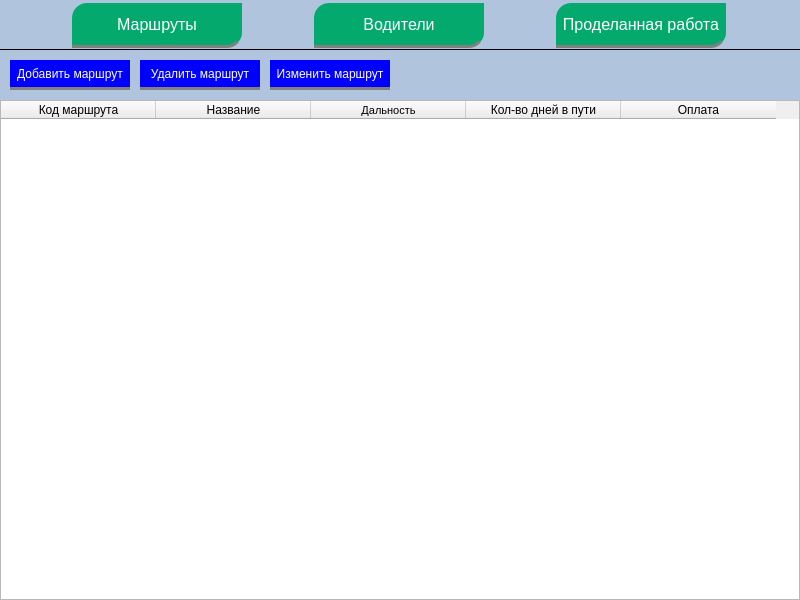
<?xml version="1.0" encoding="UTF-8"?>
<ui version="4.0">
 <class>MainWindow</class>
 <widget class="QMainWindow" name="MainWindow">
  <property name="geometry">
   <rect>
    <x>0</x>
    <y>0</y>
    <width>800</width>
    <height>600</height>
   </rect>
  </property>
  <property name="minimumSize">
   <size>
    <width>800</width>
    <height>600</height>
   </size>
  </property>
  <property name="maximumSize">
   <size>
    <width>800</width>
    <height>600</height>
   </size>
  </property>
  <property name="windowTitle">
   <string>MainWindow</string>
  </property>
  <widget class="QWidget" name="centralwidget">
   <widget class="QStackedWidget" name="windows">
    <property name="geometry">
     <rect>
      <x>0</x>
      <y>50</y>
      <width>800</width>
      <height>550</height>
     </rect>
    </property>
    <property name="currentIndex">
     <number>0</number>
    </property>
    <widget class="QWidget" name="page_routs">
     <widget class="QWidget" name="routs_btns" native="true">
      <property name="geometry">
       <rect>
        <x>0</x>
        <y>0</y>
        <width>800</width>
        <height>50</height>
       </rect>
      </property>
      <property name="styleSheet">
       <string notr="true">background-color: #B0C4DE;</string>
      </property>
      <widget class="QPushButton" name="btn_addRout">
       <property name="geometry">
        <rect>
         <x>10</x>
         <y>10</y>
         <width>120</width>
         <height>30</height>
        </rect>
       </property>
       <property name="cursor">
        <cursorShape>PointingHandCursor</cursorShape>
       </property>
       <property name="styleSheet">
        <string notr="true">QPushButton {
  	background-color: #0000FF;
  	border: none;
	border-bottom: 3px solid grey;
  	color: white;
 	padding: 3px 3px;
}
QPushButton:hover {
	border-bottom: 3px solid black;
	background-color: #0000CD;
}</string>
       </property>
       <property name="text">
        <string>Добавить маршрут</string>
       </property>
      </widget>
      <widget class="QPushButton" name="btn_deleteRout">
       <property name="geometry">
        <rect>
         <x>140</x>
         <y>10</y>
         <width>120</width>
         <height>30</height>
        </rect>
       </property>
       <property name="cursor">
        <cursorShape>PointingHandCursor</cursorShape>
       </property>
       <property name="styleSheet">
        <string notr="true">QPushButton {
  	background-color: #0000FF;
  	border: none;
	border-bottom: 3px solid grey;
  	color: white;
 	padding: 3px 3px;
}
QPushButton:hover {
	border-bottom: 3px solid black;
	background-color: #0000CD;
}</string>
       </property>
       <property name="text">
        <string>Удалить маршрут</string>
       </property>
      </widget>
      <widget class="QPushButton" name="btn_editRout">
       <property name="geometry">
        <rect>
         <x>270</x>
         <y>10</y>
         <width>120</width>
         <height>30</height>
        </rect>
       </property>
       <property name="cursor">
        <cursorShape>PointingHandCursor</cursorShape>
       </property>
       <property name="styleSheet">
        <string notr="true">QPushButton {
  	background-color: #0000FF;
  	border: none;
	border-bottom: 3px solid grey;
  	color: white;
 	padding: 3px 3px;
}
QPushButton:hover {
	border-bottom: 3px solid black;
	background-color: #0000CD;
}</string>
       </property>
       <property name="text">
        <string>Изменить маршрут</string>
       </property>
      </widget>
     </widget>
     <widget class="QTableWidget" name="tableRouts">
      <property name="geometry">
       <rect>
        <x>0</x>
        <y>50</y>
        <width>800</width>
        <height>500</height>
       </rect>
      </property>
      <property name="autoFillBackground">
       <bool>false</bool>
      </property>
      <property name="styleSheet">
       <string notr="true"/>
      </property>
      <property name="editTriggers">
       <set>QAbstractItemView::NoEditTriggers</set>
      </property>
      <property name="tabKeyNavigation">
       <bool>false</bool>
      </property>
      <property name="cornerButtonEnabled">
       <bool>false</bool>
      </property>
      <property name="rowCount">
       <number>0</number>
      </property>
      <attribute name="horizontalHeaderDefaultSectionSize">
       <number>155</number>
      </attribute>
      <attribute name="horizontalHeaderMinimumSectionSize">
       <number>155</number>
      </attribute>
      <attribute name="verticalHeaderDefaultSectionSize">
       <number>20</number>
      </attribute>
      <attribute name="verticalHeaderHighlightSections">
       <bool>true</bool>
      </attribute>
      <attribute name="verticalHeaderMinimumSectionSize">
       <number>20</number>
      </attribute>
      <column>
       <property name="text">
        <string>Код маршрута</string>
       </property>
      </column>
      <column>
       <property name="text">
        <string>Название</string>
       </property>
      </column>
      <column>
       <property name="text">
        <string>Дальность</string>
       </property>
       <property name="font">
        <font>
         <pointsize>8</pointsize>
         <kerning>false</kerning>
        </font>
       </property>
      </column>
      <column>
       <property name="text">
        <string>Кол-во дней в пути</string>
       </property>
      </column>
      <column>
       <property name="text">
        <string>Оплата</string>
       </property>
      </column>
     </widget>
    </widget>
    <widget class="QWidget" name="page_drivers">
     <widget class="QWidget" name="drivers_btns" native="true">
      <property name="geometry">
       <rect>
        <x>0</x>
        <y>0</y>
        <width>800</width>
        <height>50</height>
       </rect>
      </property>
      <property name="styleSheet">
       <string notr="true">background-color: #B0C4DE;</string>
      </property>
      <widget class="QPushButton" name="btn_addDriver">
       <property name="geometry">
        <rect>
         <x>10</x>
         <y>10</y>
         <width>120</width>
         <height>30</height>
        </rect>
       </property>
       <property name="cursor">
        <cursorShape>PointingHandCursor</cursorShape>
       </property>
       <property name="styleSheet">
        <string notr="true">QPushButton {
  	background-color: #0000FF;
  	border: none;
	border-bottom: 3px solid grey;
  	color: white;
 	padding: 3px 3px;
}
QPushButton:hover {
	border-bottom: 3px solid black;
	background-color: #0000CD;
}</string>
       </property>
       <property name="text">
        <string>Добавить водителя</string>
       </property>
      </widget>
      <widget class="QPushButton" name="btn_deleteDriver">
       <property name="geometry">
        <rect>
         <x>140</x>
         <y>10</y>
         <width>120</width>
         <height>30</height>
        </rect>
       </property>
       <property name="cursor">
        <cursorShape>PointingHandCursor</cursorShape>
       </property>
       <property name="styleSheet">
        <string notr="true">QPushButton {
  	background-color: #0000FF;
  	border: none;
	border-bottom: 3px solid grey;
  	color: white;
 	padding: 3px 3px;
}
QPushButton:hover {
	border-bottom: 3px solid black;
	background-color: #0000CD;
}</string>
       </property>
       <property name="text">
        <string>Удалить водителя</string>
       </property>
      </widget>
      <widget class="QPushButton" name="btn_editDriver">
       <property name="geometry">
        <rect>
         <x>270</x>
         <y>10</y>
         <width>120</width>
         <height>30</height>
        </rect>
       </property>
       <property name="cursor">
        <cursorShape>PointingHandCursor</cursorShape>
       </property>
       <property name="styleSheet">
        <string notr="true">QPushButton {
  	background-color: #0000FF;
  	border: none;
	border-bottom: 3px solid grey;
  	color: white;
 	padding: 3px 3px;
}
QPushButton:hover {
	border-bottom: 3px solid black;
	background-color: #0000CD;
}</string>
       </property>
       <property name="text">
        <string>Изменить данные</string>
       </property>
      </widget>
     </widget>
     <widget class="QTableWidget" name="tableDrivers">
      <property name="geometry">
       <rect>
        <x>0</x>
        <y>50</y>
        <width>800</width>
        <height>500</height>
       </rect>
      </property>
      <property name="autoFillBackground">
       <bool>false</bool>
      </property>
      <property name="styleSheet">
       <string notr="true"/>
      </property>
      <property name="editTriggers">
       <set>QAbstractItemView::NoEditTriggers</set>
      </property>
      <property name="tabKeyNavigation">
       <bool>false</bool>
      </property>
      <property name="cornerButtonEnabled">
       <bool>false</bool>
      </property>
      <property name="rowCount">
       <number>0</number>
      </property>
      <attribute name="horizontalHeaderDefaultSectionSize">
       <number>155</number>
      </attribute>
      <attribute name="horizontalHeaderMinimumSectionSize">
       <number>155</number>
      </attribute>
      <attribute name="verticalHeaderDefaultSectionSize">
       <number>20</number>
      </attribute>
      <attribute name="verticalHeaderHighlightSections">
       <bool>true</bool>
      </attribute>
      <attribute name="verticalHeaderMinimumSectionSize">
       <number>20</number>
      </attribute>
      <column>
       <property name="text">
        <string>Код водителя</string>
       </property>
      </column>
      <column>
       <property name="text">
        <string>Фамилия</string>
       </property>
      </column>
      <column>
       <property name="text">
        <string>Имя</string>
       </property>
       <property name="font">
        <font>
         <pointsize>8</pointsize>
         <kerning>false</kerning>
        </font>
       </property>
      </column>
      <column>
       <property name="text">
        <string>Отчество</string>
       </property>
      </column>
      <column>
       <property name="text">
        <string>Стаж</string>
       </property>
      </column>
     </widget>
    </widget>
    <widget class="QWidget" name="page_workDone">
     <widget class="QWidget" name="workDone_btns" native="true">
      <property name="geometry">
       <rect>
        <x>0</x>
        <y>0</y>
        <width>800</width>
        <height>50</height>
       </rect>
      </property>
      <property name="styleSheet">
       <string notr="true">background-color: #B0C4DE;</string>
      </property>
      <widget class="QPushButton" name="btn_addWorkDone">
       <property name="geometry">
        <rect>
         <x>10</x>
         <y>10</y>
         <width>120</width>
         <height>30</height>
        </rect>
       </property>
       <property name="cursor">
        <cursorShape>PointingHandCursor</cursorShape>
       </property>
       <property name="styleSheet">
        <string notr="true">QPushButton {
  	background-color: #0000FF;
  	border: none;
	border-bottom: 3px solid grey;
  	color: white;
 	padding: 3px 3px;
}
QPushButton:hover {
	border-bottom: 3px solid black;
	background-color: #0000CD;
}</string>
       </property>
       <property name="text">
        <string>Добавить</string>
       </property>
      </widget>
      <widget class="QPushButton" name="btn_deleteWorkDone">
       <property name="geometry">
        <rect>
         <x>140</x>
         <y>10</y>
         <width>120</width>
         <height>30</height>
        </rect>
       </property>
       <property name="cursor">
        <cursorShape>PointingHandCursor</cursorShape>
       </property>
       <property name="styleSheet">
        <string notr="true">QPushButton {
  	background-color: #0000FF;
  	border: none;
	border-bottom: 3px solid grey;
  	color: white;
 	padding: 3px 3px;
}
QPushButton:hover {
	border-bottom: 3px solid black;
	background-color: #0000CD;
}</string>
       </property>
       <property name="text">
        <string>Удалить</string>
       </property>
      </widget>
      <widget class="QPushButton" name="btn_editWorkDone">
       <property name="geometry">
        <rect>
         <x>270</x>
         <y>10</y>
         <width>120</width>
         <height>30</height>
        </rect>
       </property>
       <property name="cursor">
        <cursorShape>PointingHandCursor</cursorShape>
       </property>
       <property name="styleSheet">
        <string notr="true">QPushButton {
  	background-color: #0000FF;
  	border: none;
	border-bottom: 3px solid grey;
  	color: white;
 	padding: 3px 3px;
}
QPushButton:hover {
	border-bottom: 3px solid black;
	background-color: #0000CD;
}</string>
       </property>
       <property name="text">
        <string>Изменить данные</string>
       </property>
      </widget>
     </widget>
     <widget class="QTableWidget" name="tableWorkDone">
      <property name="geometry">
       <rect>
        <x>0</x>
        <y>50</y>
        <width>800</width>
        <height>500</height>
       </rect>
      </property>
      <property name="editTriggers">
       <set>QAbstractItemView::NoEditTriggers</set>
      </property>
      <property name="tabKeyNavigation">
       <bool>false</bool>
      </property>
      <property name="cornerButtonEnabled">
       <bool>false</bool>
      </property>
      <property name="rowCount">
       <number>0</number>
      </property>
      <attribute name="horizontalHeaderDefaultSectionSize">
       <number>155</number>
      </attribute>
      <attribute name="horizontalHeaderMinimumSectionSize">
       <number>155</number>
      </attribute>
      <attribute name="verticalHeaderDefaultSectionSize">
       <number>20</number>
      </attribute>
      <attribute name="verticalHeaderHighlightSections">
       <bool>true</bool>
      </attribute>
      <attribute name="verticalHeaderMinimumSectionSize">
       <number>20</number>
      </attribute>
      <column>
       <property name="text">
        <string>Код маршрута</string>
       </property>
      </column>
      <column>
       <property name="text">
        <string>Код водителя</string>
       </property>
      </column>
      <column>
       <property name="text">
        <string>Дата отправки</string>
       </property>
      </column>
      <column>
       <property name="text">
        <string>Дата возвращения</string>
       </property>
       <property name="font">
        <font>
         <pointsize>8</pointsize>
         <kerning>false</kerning>
        </font>
       </property>
      </column>
      <column>
       <property name="text">
        <string>Премия</string>
       </property>
      </column>
     </widget>
    </widget>
   </widget>
   <widget class="QWidget" name="menu" native="true">
    <property name="geometry">
     <rect>
      <x>0</x>
      <y>0</y>
      <width>800</width>
      <height>50</height>
     </rect>
    </property>
    <property name="styleSheet">
     <string notr="true">background-color: #B0C4DE;
border-bottom: 1px solid black;</string>
    </property>
    <widget class="QPushButton" name="btn_page_routs">
     <property name="geometry">
      <rect>
       <x>72</x>
       <y>3</y>
       <width>170</width>
       <height>45</height>
      </rect>
     </property>
     <property name="cursor">
      <cursorShape>PointingHandCursor</cursorShape>
     </property>
     <property name="styleSheet">
      <string notr="true">QPushButton {
  	background-color: #04AA6D;
  	border: none;
	border-bottom: 3px solid grey;
	border-top-left-radius: 15px;
	border-bottom-right-radius: 15px;
  	color: white;
 	padding: 3px 3px;
 	font-size: 16px;
}
QPushButton:hover {
	border-bottom: 3px solid black;
	background-color: #02784d;
}</string>
     </property>
     <property name="text">
      <string>Маршруты</string>
     </property>
    </widget>
    <widget class="QPushButton" name="btn_page_drivers">
     <property name="geometry">
      <rect>
       <x>314</x>
       <y>3</y>
       <width>170</width>
       <height>45</height>
      </rect>
     </property>
     <property name="cursor">
      <cursorShape>PointingHandCursor</cursorShape>
     </property>
     <property name="styleSheet">
      <string notr="true">QPushButton {
  	background-color: #04AA6D;
  	border: none;
	border-bottom: 3px solid grey;
	border-top-left-radius: 15px;
	border-bottom-right-radius: 15px;
  	color: white;
 	padding: 3px 3px;
 	font-size: 16px;
}
QPushButton::hover {
	border-bottom: 3px solid black;
	background-color: #02784d;
}</string>
     </property>
     <property name="text">
      <string>Водители</string>
     </property>
    </widget>
    <widget class="QPushButton" name="btn_page_workDone">
     <property name="geometry">
      <rect>
       <x>556</x>
       <y>3</y>
       <width>170</width>
       <height>45</height>
      </rect>
     </property>
     <property name="cursor">
      <cursorShape>PointingHandCursor</cursorShape>
     </property>
     <property name="styleSheet">
      <string notr="true">QPushButton {
  	background-color: #04AA6D;
  	border: none;
	border-bottom: 3px solid grey;
	border-top-left-radius: 15px;
	border-bottom-right-radius: 15px;
  	color: white;
 	padding: 3px 3px;
 	font-size: 16px;
}
QPushButton:hover {
	border-bottom: 3px solid black;
	background-color: #02784d;
}</string>
     </property>
     <property name="text">
      <string>Проделанная работа</string>
     </property>
    </widget>
   </widget>
  </widget>
 </widget>
 <resources/>
 <connections/>
</ui>
